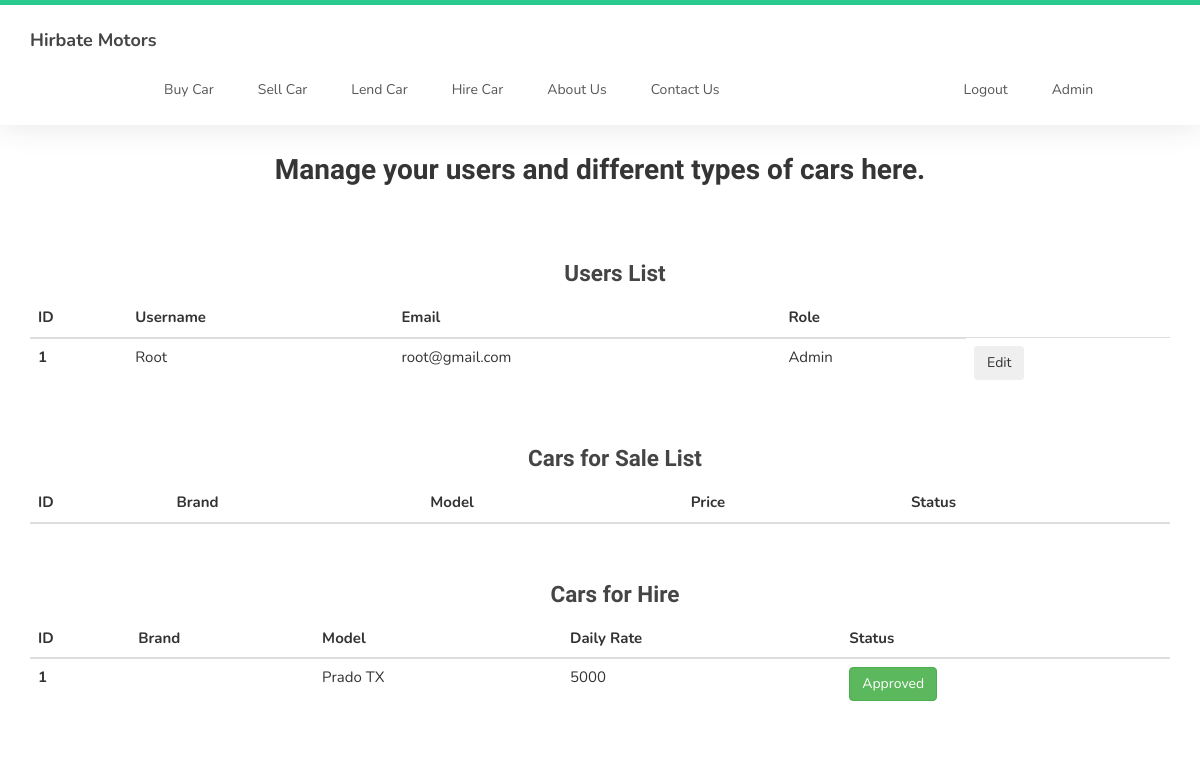
Page /admin (signed in) on the earlier database version.
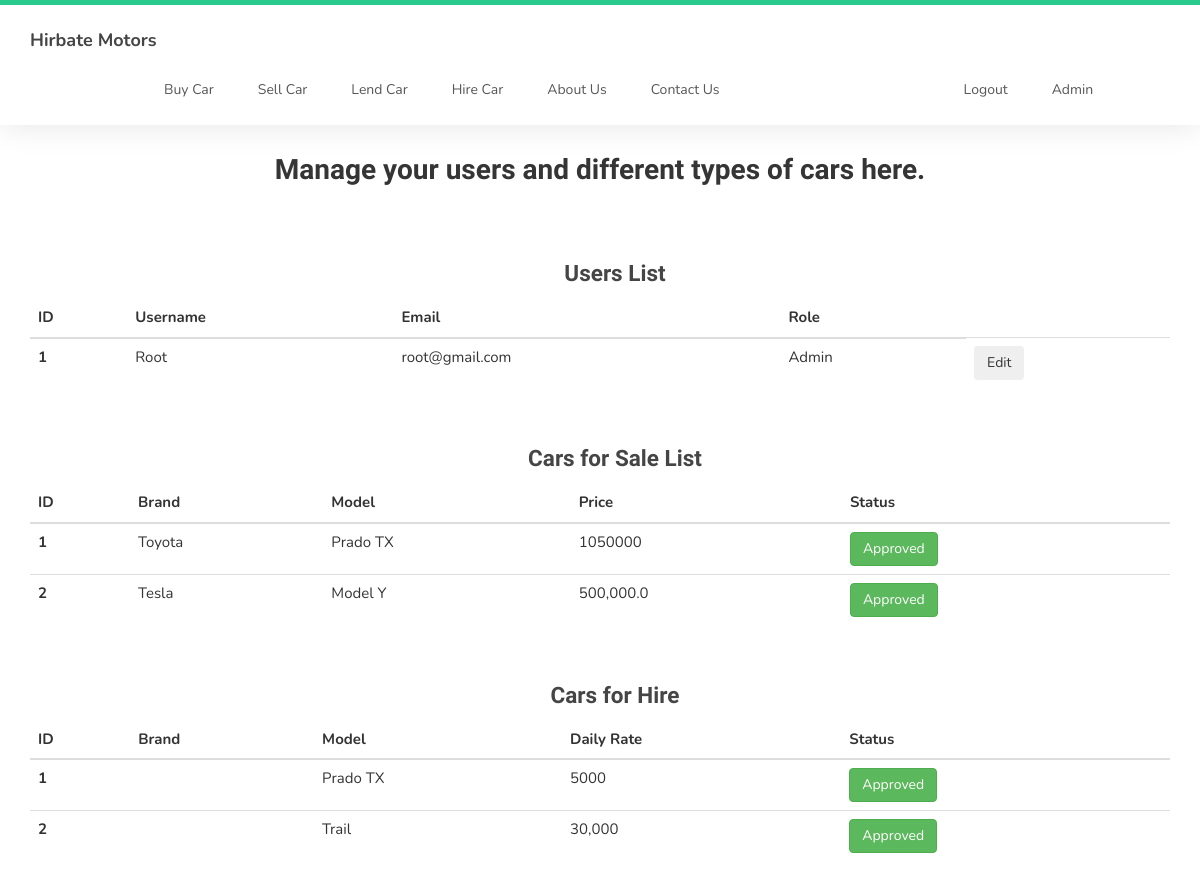
Same page on the later database version.
### car_dealer/models.py (models this page shows, shortened)
class User(db.Model, UserMixin):
    id = db.Column(db.Integer, primary_key=True)
    username = db.Column(db.String(20), unique=True, nullable=False)
    email = db.Column(db.String(80), unique=True, nullable=False)
    password = db.Column(db.String(120), nullable=False)
    date_added = db.Column(db.DateTime, default=datetime.utcnow())
    is_admin = db.Column(db.Boolean, nullable=False, default=False)
    sale_reference = db.relationship('Car', backref='Owner', lazy=True)
    hire_reference = db.relationship('LendCar', backref='Owner', lazy=True)

class LendCar(db.Model):
    id = db.Column(db.Integer, primary_key=True)
    brand = db.Column(db.String(40), nullable=False)
    model = db.Column(db.String(40), nullable=False)
    daily_rate = db.Column(db.Integer, nullable=False)
    fuel = db.Column(db.String, nullable=False)
    seats = db.Column(db.Integer, nullable=False)
    description = db.Column(db.Text, nullable=False)
    is_approved = db.Column(db.Boolean, nullable=False, default=False)
    photo = db.Column(db.String, nullable=False)
    user_id = db.Column(db.Integer, db.ForeignKey('user.id'), nullable=False)

class Car(db.Model):
    id = db.Column(db.Integer, primary_key=True)
    condition = db.Column(db.String, nullable=False)
    make = db.Column(db.String(50), nullable=False)
    mileage = db.Column(db.Integer, nullable=False)
    price = db.Column(db.Integer, nullable=False)
    model = db.Column(db.String(50), nullable=False)
    fuel = db.Column(db.String, nullable=False)
    seats = db.Column(db.Integer, nullable=False)
    mfg_year = db.Column(db.Integer, nullable=False)
    engine_size = db.Column(db.Integer, nullable=False)
    description = db.Column(db.Text, nullable=False)
    photo = db.Column(db.String(60), nullable=False)
    is_approved = db.Column(db.Boolean, nullable=False, default=False)
    user_id = db.Column(db.Integer, db.ForeignKey('user.id'), nullable=False)

### car_dealer/routes.py (the view)
@app.route('/admin', methods=['GET', 'POST'])
@login_required
def admin():
    if current_user.is_admin:
        users = User.query.all()
        cars_for_sale = Car.query.all()
        cars_for_hire = LendCar.query.all()
        return render_template('admin.html', title='Account Page', users=users, cars_for_sale=cars_for_sale,
                               cars_for_hire=cars_for_hire)
    else:
        abort(404)

### car_dealer/models.py (called while the page is built)
@login_manager.user_loader
def load_user(user_id):
    return User.query.get(int(user_id))

### car_dealer/templates/admin.html
{% extends 'layout.html' %}
{% block content %}
    <div class="container" style="margin-top: 2rem; font-family: Helvetica, Arial, sans-serif; text-align: center">
        <h2>Manage your users and different types of cars here.</h2>
    </div>
    <div class="row" id="AdminTables">
        <div class="col-md-12 mt-4 mb-4">
            <div class="container" style="text-align: center">
                <h3>Users List</h3>
            </div>
            <table class="table table-dark">
              <thead>
                <tr>
                  <th scope="col">ID</th>
                  <th scope="col">Username</th>
                  <th scope="col">Email</th>
                  <th scope="col">Role</th>
                </tr>
              </thead>
              <tbody>
                {% for user in users %}
                    <tr>
                      <th scope="row">{{ user.id }}</th>
                      <td>{{ user.username }}</td>
                      <td>{{ user.email }}</td>
                      {% if user.is_admin %}
                          <td>Admin</td>
                      {% else %}
                          <td>User</td>
                      {% endif %}
                      <td><button type="button" class="btn btn-secondary">Edit</button></td>
                    </tr>
                {% endfor %}
              </tbody>
            </table>
        </div>
        <div class="col-md-12 mt-4 mb-4">
            <div class="container" style="text-align: center">
                <h3>Cars for Sale List</h3>
            </div>
            <table class="table table-dark">
              <thead>
                <tr>
                  <th scope="col">ID</th>
                  <th scope="col">Brand</th>
                  <th scope="col">Model</th>
                  <th scope="col">Price</th>
                  <th scope="col">Status</th>
                </tr>
              </thead>
              <tbody>
                {% for car in cars_for_sale %}
                    <tr>
                      <th scope="row">{{ car.id }}</th>
                      <td>{{ car.make }}</td>
                      <td>{{ car.model }}</td>
                      <td>{{ car.price }}</td>
                      {% if car.is_approved %}
                            <td><a href="{{ url_for('car_sales_info', car_id=car.id)}}"><button type="button" class="btn btn-success">Approved</button></a></td>
                      {% else %}
                            <td><a href="{{ url_for('car_sales_info', car_id=car.id)}}"><button type="button" class="btn btn-warning">Pending</button></a></td>
                      {% endif %}
                    </tr>
                {% endfor %}
              </tbody>
            </table>
        </div>
        <div class="col-md-12 mt-4 mb-4">
            <div class="container" style="text-align: center">
                <h3>Cars for Hire</h3>
            </div>
            <table class="table table-dark">
              <thead>
                <tr>
                  <th scope="col">ID</th>
                  <th scope="col">Brand</th>
                  <th scope="col">Model</th>
                  <th scope="col">Daily Rate</th>
                  <th scope="col">Status</th>
                </tr>
              </thead>
              <tbody>
                {% for car in cars_for_hire %}
                    <tr>
                      <th scope="row">{{ car.id }}</th>
                      <td>{{ car.make }}</td>
                      <td>{{ car.model }}</td>
                      <td>{{ car.daily_rate }}</td>
                      {% if car.is_approved %}
                            <td><a href="{{ url_for('car_hire_info', car_id=car.id)}}"><button type="button" class="btn btn-success">Approved</button></a></td>
                      {% else %}
                            <td><a href="{{ url_for('car_hire_info', car_id=car.id)}}"><button type="button" class="btn btn-warning">Pending</button></a></td>
                      {% endif %}
                    </tr>
                {% endfor %}
              </tbody>
            </table>
        </div>
    </div>
{% endblock %}

Differences in the rows shown:
added Car: id "1", make "Toyota", model "Prado TX", price "1050000"
added Car: id "2", make "Tesla", model "Model Y", price "500,000.0"
added LendCar: id "2", model "Trail", daily_rate "30,000"
